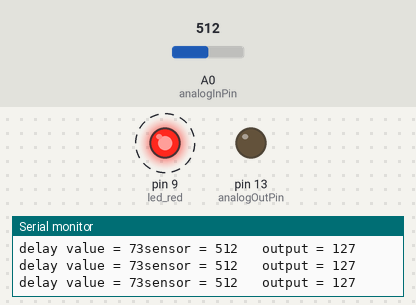
Recording of a sketch running on a simulated Arduino Uno, built with avr-gcc and run on an emulated ATmega328P. Parts: output pins drawn as LEDs (lit = HIGH), the last lines printed to the serial monitor. Dashed ring = blinking. The test bench sets the inputs (shaded band); at power-on: A0 (analogInPin) = 512.

Above: at 1.2 s.
1.3 s: A0 (analogInPin) set to 527
At 2.3 s:
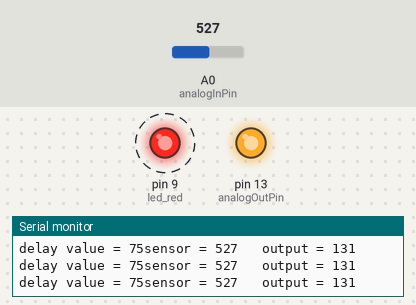
4.3 s: A0 (analogInPin) set to 306
At 5.2 s:
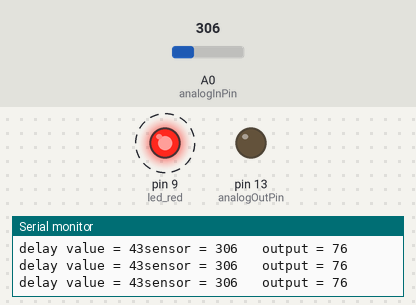
7.3 s: A0 (analogInPin) set to 300
10.3 s: A0 (analogInPin) set to 0
At 10.9 s:
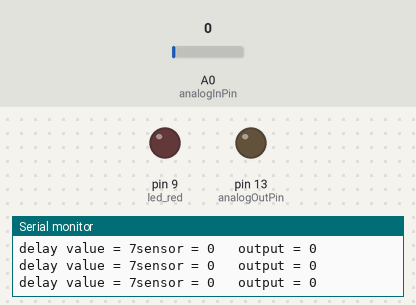
13.3 s: A0 (analogInPin) set to 1023
At 13.68 s:
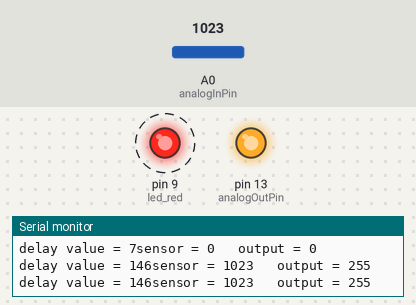
16.3 s: A0 (analogInPin) set to 511
Timing chart, 0 to 20.3 s (numbered marks = the images above; inputs shaded):
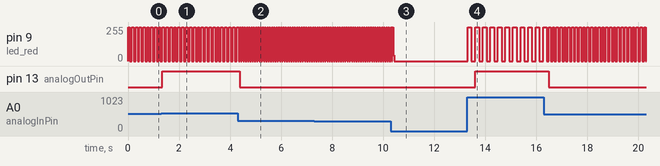

The sketch:

variable_speed_blinker.ino
```cpp
// These constants won't change.  They're used to give names
// to the pins used:
const int analogInPin = A0;  // Analog input pin that the potentiometer is attached to
const int analogOutPin = 13; // Analog output pin that the LED is attached to
int led_red = 9;

int sensorValue = 0;        // value read from the pot
int outputValue = 0;        // value output to the PWM (analog out)
int delayValue = 7;

void setup() {
  // initialize serial communications at 9600 bps:
  Serial.begin(9600);
  pinMode(led_red, OUTPUT);
}

int getDelay(){
  delayValue = analogRead(analogInPin)/7;
 if (delayValue < 7) {
    return 7;
  }
   return delayValue;
}

void loop() {
  // read the analog in value:
  sensorValue = analogRead(analogInPin);
  // map it to the range of the analog out:
  outputValue = map(sensorValue, 0, 1023, 0, 255);
  // change the analog out value:
  analogWrite(analogOutPin, outputValue);

  // print the results to the serial monitor:
  Serial.print("sensor = " );
  Serial.print(sensorValue);
  Serial.print("\t output = ");
  Serial.println(outputValue);
  Serial.print("delay value = ");
  Serial.print(getDelay());


  digitalWrite(led_red, HIGH);
  delay(getDelay());
  digitalWrite(led_red, LOW);
  delay(getDelay());

  // wait 2 milliseconds before the next loop
  // for the analog-to-digital converter to settle
  // after the last reading:
  delay(2);
}
```

Measured:
- the behaviour switches between 513 and 514 on A0 (analogInPin) (found by bisection; images 0 and 1)
- after the input at 1.3 s, pin 13 (analogOutPin): LOW → HIGH at once
- after the input at 4.3 s, pin 9 (led_red): alternates 255/255 for 0.04 s and 0/255 for 0.05 s, starting after 0.12 s; pin 13 (analogOutPin): HIGH → LOW after 0.08 s
- after the input at 13.3 s, pin 9 (led_red): alternates 255/255 for 0.15 s and 0/255 for 0.15 s, starting at once; pin 13 (analogOutPin): LOW → HIGH after 0.31 s
- after the input at 16.3 s, pin 9 (led_red): alternates 255/255 for 0.07 s and 0/255 for 0.08 s, starting after 0.19 s; pin 13 (analogOutPin): HIGH → LOW after 0.19 s
- by itself, pin 9 (led_red): alternates 255/255 for 0.08 s and 0/255 for 0.08 s
